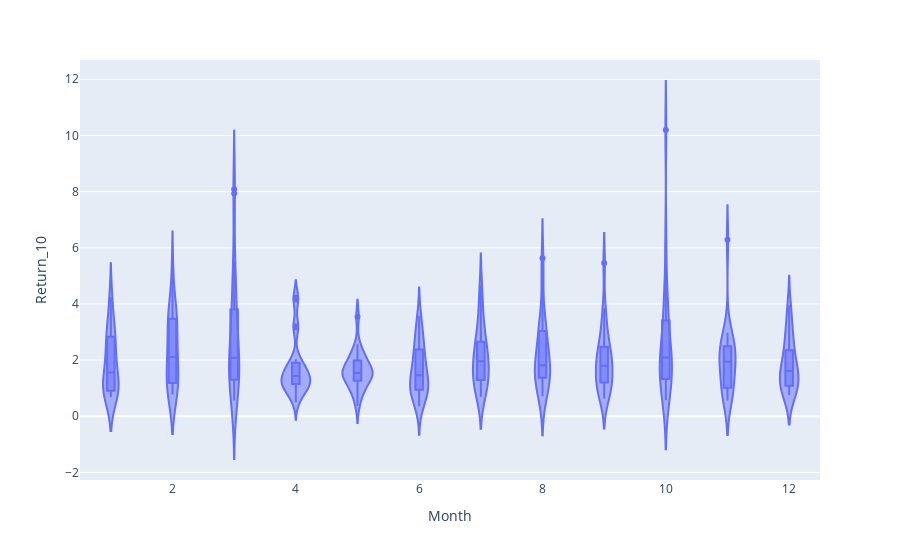

The code cell stored with this chart in its notebook:
### Code cell
px.violin(month_std_df, x='Month', y='Return_10', box=True)

### Figure 1 — Plotly figure (JSON) as saved in the notebook; plotly's stock layout.template omitted (floating-point values rounded to 4 significant figures; data arrays with more than 128 entries replaced by an {"elided": "..."} marker saying what was removed)
{"data": [{"alignmentgroup": "True", "box": {"visible": true}, "hovertemplate": "Month=%{x}<br>Return_10=%{y}<extra></extra>", "legendgroup": "", "marker": {"color": "#636efa"}, "name": "", "offsetgroup": "", "orientation": "v", "scalegroup": "True", "showlegend": false, "type": "violin", "x": {"elided": "280 int values"}, "x0": " ", "xaxis": "x", "y": {"elided": "280 float values"}, "y0": " ", "yaxis": "y"}], "layout": {"legend": {"tracegroupgap": 0}, "margin": {"t": 60}, "violinmode": "group", "xaxis": {"anchor": "y", "domain": [0, 1], "title": {"text": "Month"}}, "yaxis": {"anchor": "x", "domain": [0, 1], "title": {"text": "Return_10"}}}}
